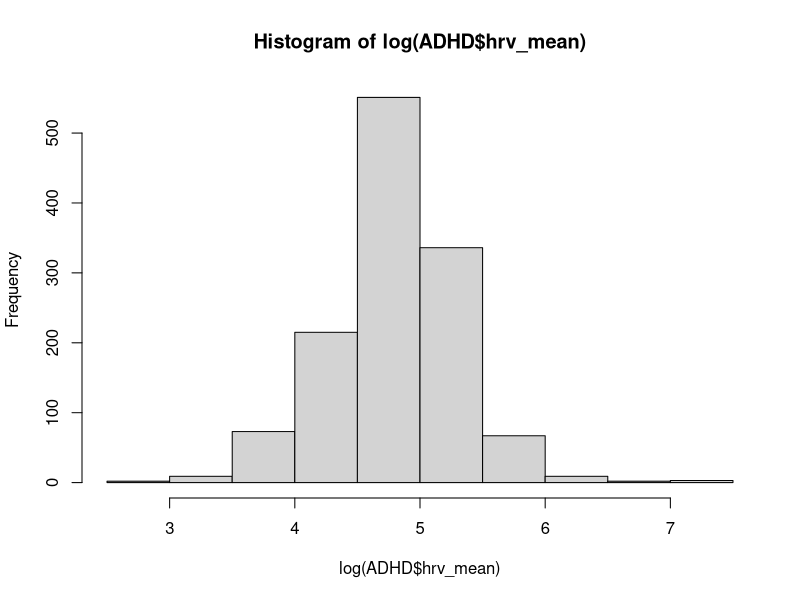
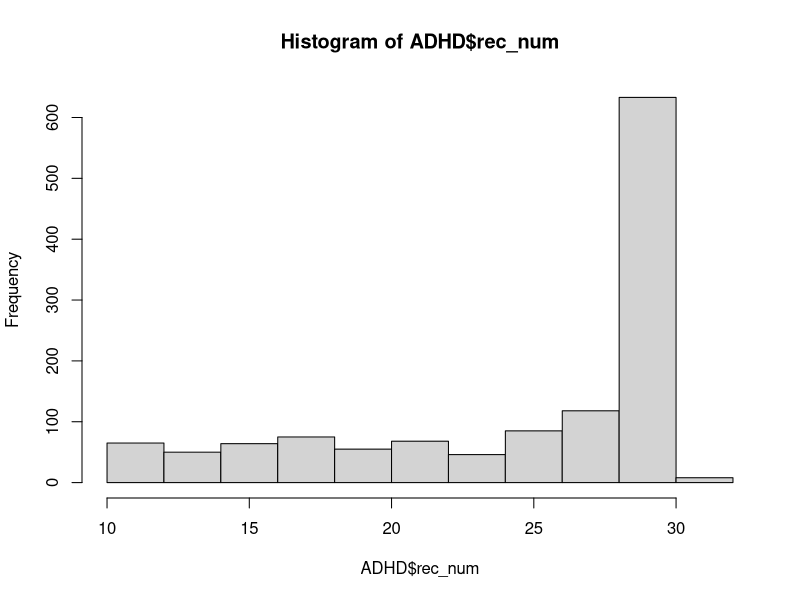
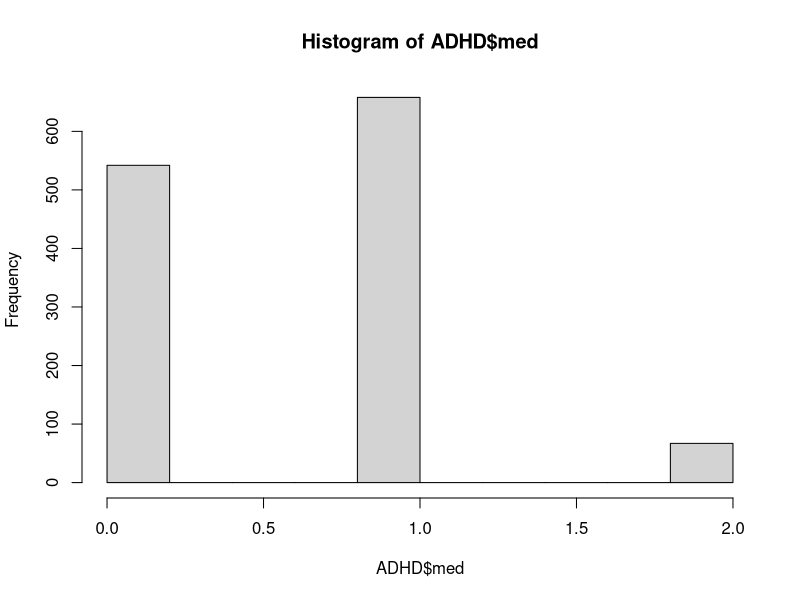

Generate these figures, in order, with R: (Note: this script raises an error after producing the figures.)
# Load necessary libraries
library(plm)
library(ggplot2)
library(lmtest)
########################
###### Panel Data ######
########################
ADHD = read.csv("lab_treatment_data_30.csv")
hist(log(ADHD$hrv_mean))
hist(ADHD$rec_num)
hist(ADHD$med)
hist(ADHD$user)
hist(ADHD$rec_num)

ADHD <- subset(ADHD, rec_num %in% c(30,31,32)) # 481 records
ADHD <- subset(ADHD, med %in% c(0,1)) # 481 records

ADHD$hrv_mean <- log(ADHD$hrv_mean)

ADHD <- subset(ADHD, rec_num %in% c(26,27,28,29, 30,31,32)) # 811 records

num_rows <- nrow(ADHD)

# Print the result
print(num_rows)




numeric_cols = sapply(ADHD,is.numeric)
cor_ADHD = cor(ADHD[,unlist(numeric_cols)] ,method = "pearson")
corrplot(cor_ADHD, method = "number", type = "upper" )

# Removing High correlated independent variables 
ADHD <- ADHD %>%
  mutate(acc_std = (x_std + y_std + z_std) / 3)

ADHD <- ADHD %>%
  mutate(gyro_std = (gx_std + gy_std + gz_std) / 3)

ADHD = ADHD[!names(ADHD) %in% c("gx_std", "gy_std", "gz_std","x_std", "y_std", "x_mean", "y_mean")]
ADHD = ADHD[!names(ADHD) %in% c("rms", "acc_std", "gyro_std")]
ADHD = ADHD[!names(ADHD) %in% c("acc_std", "x_std", "y_std")]
ADHD = ADHD[!names(ADHD) %in% c("g_rms", "rms")]
#ADHD = ADHD[!names(ADHD) %in% c("g_rms", "rms", "acc_std")]
ADHD = ADHD[!names(ADHD) %in% c("time_bin_start", "hrv_std")]
ADHD = ADHD[!names(ADHD) %in% c("gyro_std")]
table(index(ADHD), useNA = "ifany")


panel_data = pdata.frame(ADHD, index = c("user", "med"))

fixed_effects_model <- plm(hrv_mean ~ x_mean + y_mean + z_mean + gx_mean + gy_mean + gz_mean + gx_zcr + gy_zcr + gz_zcr + g_rms, data = panel_data, model = "within")
transformed_parameters <- c(
  "x_mean",
  "y_mean",
  "z_mean",
  "gx_mean",
  "gy_mean",
  "gz_mean",
  "gx_zcr",
  "gy_zcr",
  "gz_zcr",
  "g_rms",
  
  "I(x_mean^2)",
  "I(y_mean^2)",
  "I(z_mean^2)",
  "I(gx_mean^2)",
  "I(gy_mean^2)",
  "I(gz_mean^2)",
  "I(gx_zcr^2)",
  "I(gy_zcr^2)",
  "I(gz_zcr^2)",
  "I(g_rms^2)",
  
  "I(log(x_mean + 1e-6))",
  "I(log(y_mean + 1e-6))",
  "I(log(z_mean + 1e-6))",
  "I(log(gx_mean + 1e-6))",
  "I(log(gy_mean + 1e-6))",
  "I(log(gz_mean + 1e-6))",
  "I(log(gx_zcr + 1e-6))",
  "I(log(gy_zcr + 1e-6))",
  "I(log(gz_zcr + 1e-6))",
  "I(log(g_rms + 1e-6))",
  
  "I(sqrt(abs(x_mean)))",
  "I(sqrt(abs(y_mean)))",
  "I(sqrt(abs(z_mean)))",
  "I(sqrt(abs(gx_mean)))",
  "I(sqrt(abs(gy_mean)))",
  "I(sqrt(abs(gz_mean)))",
  "I(sqrt(abs(gx_zcr)))",
  "I(sqrt(abs(gy_zcr)))",
  "I(sqrt(abs(gz_zcr)))",
  "I(sqrt(abs(g_rms)))",
  
  "I(1 / (x_mean + 1e-6))",
  "I(1 / (y_mean + 1e-6))",
  "I(1 / (z_mean + 1e-6))",
  "I(1 / (gx_mean + 1e-6))",
  "I(1 / (gy_mean + 1e-6))",
  "I(1 / (gz_mean + 1e-6))",
  "I(1 / (gx_zcr + 1e-6))",
  "I(1 / (gy_zcr + 1e-6))",
  "I(1 / (gz_zcr + 1e-6))",
  "I(1 / (g_rms + 1e-6))",
  
  "gyro_std",
  "acc_std",
  "gx_std",
  "gy_std",
  "gz_std",
  "x_std",
  "y_std",
  "z_std",
  
  "I(gyro_std^2)",
  "I(acc_std^2)",
  "I(gx_std^2)",
  "I(gy_std^2)",
  "I(gz_std^2)",
  "I(x_std^2)",
  "I(y_std^2)",
  "I(z_std^2)",
  
  "I(log(gyro_std + 1e-6))",
  "I(log(acc_std + 1e-6))",
  "I(log(gx_std + 1e-6))",
  "I(log(gy_std + 1e-6))",
  "I(log(gz_std + 1e-6))",
  "I(log(x_std + 1e-6))",
  "I(log(y_std + 1e-6))",
  "I(log(z_std + 1e-6))",
  
  "I(sqrt(abs(gyro_std)))",
  "I(sqrt(abs(acc_std)))",
  "I(sqrt(abs(gx_std)))",
  "I(sqrt(abs(gy_std)))",
  "I(sqrt(abs(gz_std)))",
  "I(sqrt(abs(x_std)))",
  "I(sqrt(abs(y_std)))",
  "I(sqrt(abs(z_std)))",
  
  "I(1 / (gyro_std + 1e-6))",
  "I(1 / (acc_std + 1e-6))",
  "I(1 / (gx_std + 1e-6))",
  "I(1 / (gy_std + 1e-6))",
  "I(1 / (gz_std + 1e-6))",
  "I(1 / (x_std + 1e-6))",
  "I(1 / (y_std + 1e-6))",
  "I(1 / (z_std + 1e-6))"
)


# Loop through each transformed parameter and fit the fixed effects model
results <- vector("list", length(transformed_parameters))

# Loop through each transformed parameter and fit the fixed effects model
for (i in seq_along(transformed_parameters)) {
  param <- transformed_parameters[i]
  formula <- as.formula(paste("hrv_mean ~", param))
  fd_model <- plm(formula, data = panel_data, model = "fd")
  
  # Store results
  results[[i]] <- list(param = param, p_value = summary(fd_model)$coefficients[, "Pr(>|t|)"][2])
}

# Extract p-values from results
p_values <- sapply(results, function(x) x$p_value)

# Find the indices of the top 5 models based on p-values
top_5_indices <- order(p_values)[1:80]

# Print the top 5 results
for (i in top_5_indices) {
  result <- results[[i]]
  cat("Parameter:", result$param, "\n")
  cat("P-value:", result$p_value, "\n\n")
}




# Define your terms
terms <- c(
  "I(log(gz_mean + 1e-6))",
  "z_mean",
  "I(sqrt(abs(gx_mean)))",
  "I(log(gz_zcr + 1e-6))",
  "I(1 / (gy_mean + 1e-6))",
  "I(sqrt(abs(acc_std)))",
  "rec_num"
)

# Function to get combinations of a specified size
fit_plm <- function(formula, data) {
  plm(formula, data = data, model = "fd")
}

# Get all combinations from size 2 and above
all_combinations <- lapply(2:length(terms), function(size) combn(terms, size, simplify = FALSE))

best_mse <- Inf
# Fit models for each combination
for (comb_list in all_combinations) {
  for (comb in comb_list) {
    formula_str <- paste("hrv_mean ~", paste(comb, collapse = " + "))
    formula <- as.formula(formula_str)
    result <- plm(formula, data = panel_data, model = "fd")
    aa <- summary(result)$coefficients[-1, "Pr(>|t|)"]
    p_values <- as.numeric(sub(".*\\s+", "", aa))
    significance_level <- 0.05
    
    # Check if all p-values are less than the significance level
    all_significant <- all(p_values < significance_level)
    
    # Print or store results as needed
    mse <- mean(resid(result)^2)
    if (mse < best_mse && all_significant) {
      best_model <- result
      best_summary <- summary(result)
      best_mse <- mse
    }
  }
}



fd_model <- plm(hrv_mean~ I(log(gz_zcr + 1e-6)) +I(1 / (gy_mean + 1e-6))+I(sqrt(abs(gyro_std)))  +I(sqrt(abs(z_std))), data = panel_data, model = "fd")
summary(fd_model)
mse <- mean(resid(fd_model)^2)


base_formula <- formula()

for (param in transformed_parameters) {
  formula_str <- paste("hrv_mean ~ rec_num + I(1 / (gy_mean + 1e-6)) + I(sqrt(abs(acc_std)))", "+", param)
  formula <- as.formula(formula_str)
  model_result <- plm(formula, data = panel_data, model = "fd")
  mse <- mean(resid(result)^2)
  aa <- summary(model_result)$coefficients[-1, "Pr(>|t|)"]
  p_values <- as.numeric(sub(".*\\s+", "", aa))
  significance_level <- 0.05
  
  # Check if all p-values are less than the significance level
  all_significant <- all(p_values < significance_level)
  
  if (all_significant) {
    best_model <- model_result
    best_summary <- summary(model_result)
    best_mse <-  mean(resid(model_result)^2)}
}

best_mse <- Inf
for (param in transformed_parameters) {
  formula_str <- paste("hrv_mean ~ rec_num + I(1 / (gy_mean + 1e-6)) + I(sqrt(abs(acc_std)))", "+", param)
  formula <- as.formula(formula_str)
  model_result <- plm(formula, data = ADHD,index = c("user", "med"), 
                      model = "random")
  mse <- mean(resid(model_result)^2)
  # Check if all p-values are less than the significance level
  all_significant <- all(p_values < significance_level)
  
  if (mse < best_mse) {
    best_model <- model_result
    best_summary <- summary(model_result)
    best_mse <-  mean(resid(model_result)^2)}
}

aa <- summary(fd_model)$coefficients[-1, "Pr(>|t|)"]
p_values <- as.numeric(sub(".*\\s+", "", aa))

# Set the significance level
significance_level <- 0.05

# Check if all p-values are less than the significance level
all_significant <- all(p_values < significance_level)
#####################################
# Estimate a first Difference model #
#####################################

fd_model = plm(hrv_mean ~  I(1/(gy_mean + 1e-06)) + I(sqrt(abs(acc_std))) + rec_num, data = panel_data, model = "fd")
summary(fd_model)


re_model <- plm(hrv_mean ~ I(1/(gy_mean + 1e-06)) + I(sqrt(abs(acc_std))) + rec_num, 
                data = ADHD, 
                index = c("user", "med"), 
                model = "random")

# Summary of the model
summary(re_model)

## filter by 30-32

fd_model = plm(hrv_mean ~  I(x_std^2)  + rec_num +I(log(gy_std + 1e-6)) , data = panel_data, model = "fd")
summary(fd_model)


re_model <- plm(hrv_mean ~  I(x_std^2) +I(log(gy_std + 1e-6))+ I(log(z_mean + 1e-06)), 
                data = ADHD, 
                index = c("user", "med"), 
                model = "random")

# Summary of the model
summary(re_model)


# when filter from 26-32
re_model <- plm(hrv_mean ~  I(sqrt(abs(acc_std))) +rec_num+ gx_std, 
                data = ADHD, 
                index = c("user", "med"), 
                model = "random")

# Summary of the model
summary(re_model)



cat("Coefficients:\n")
print(coef(re_model))

# Conduct Hausman Test to compare with fixed effects model
hausman_test <- phtest(re_model, plm(hrv_mean ~  I(sqrt(abs(acc_std))) +rec_num+ gx_std, 
                                     data = ADHD, 
                                     index = c("user", "med"), 
                                     model = "within"))
print(hausman_test)


residuals <- resid(re_model)
plot(ADHD$med, residuals, main = "Scatter Plot of Residuals from Random Effects Model",
     xlab = "Year", ylab = "Residuals", pch = 20, col = "blue")
abline(h = 0, col = "red")






#FE for 30-32
formula <- hrv_mean ~ I(gy_std^2) + I(log(gx_mean + 1e-06)) + med

# Estimate the fixed effects model

fixed_effects_model <- plm(formula, data = ADHD, index = c("user", "med"), model = "within")
# Summary of the fixed effects model to view coefficients and statistical significance

summary(fixed_effects_model)

# Statistical Test for Fixed Effects
# Conduct the Hausman test
# First, estimate the random effects model for comparison

random_effects_model <- plm(hrv_mean ~ I(gy_std^2) + I(log(gx_mean + 1e-06)), data = ADHD, index = c("user", "med"), model = "random")

# Perform the Hausman test to compare fixed and random effects models

hausman_test <- phtest(fixed_effects_model, random_effects_model)

# Display the results of the Hausman test

hausman_test

fixed_effects <- fixef(fixed_effects_model)

# Convert the fixed effects to a data frame for plotting

fixed_effects_df <- data.frame(State = names(fixed_effects), Effect = as.numeric(fixed_effects))

# Plot the fixed effects by state to visualize the individual-specific effects

ggplot(fixed_effects_df, aes(x = reorder(State, Effect), y = Effect)) +
  geom_point() +
  coord_flip() +
  theme_minimal() +
  labs(title = "Fixed Effects by State", x = "State", y = "Fixed Effect")


residuals <- resid(fixed_effects_model)
residuals_df <- data.frame(Residuals = residuals)
ggplot(residuals_df, aes(x = Residuals)) +
  geom_histogram(binwidth = 0.1, fill = "blue", color = "black") +
  theme_minimal() +
  labs(title = "Histogram of Residuals", x = "Residuals", y = "Frequency")

for (i in seq_along(transformed_parameters)) {
  param <- transformed_parameters[i]
  formula <- as.formula(paste("hrv_mean ~ med +", param))
  fd_model <- plm(formula, data = ADHD, index = c("user", "med"), model = "within")
  
  # Store results
  results[[i]] <- list(param = param, p_value = summary(fd_model)$coefficients[, "Pr(>|t|)"][2])
}

# Extract p-values from results
p_values <- sapply(results, function(x) x$p_value)

# Find the indices of the top 5 models based on p-values
top_5_indices <- order(p_values)[1:80]

# Print the top 5 results
for (i in top_5_indices) {
  result <- results[[i]]
  cat("Parameter:", result$param, "\n")
  cat("P-value:", result$p_value, "\n\n")
}


best_mse <- Inf
for (param in transformed_parameters) {
  formula_str <- paste("hrv_mean ~ med + I(sqrt(abs(acc_std))) + rec_num + x_mean + I(y_mean^2) + I(log(z_mean + 1e-06)) + I(sqrt(abs(x_mean))) + z_mean+ I(1/(z_mean + 1e-06))", "+", param)
  formula <- as.formula(formula_str)
  model_result <- plm(formula, data = ADHD,index = c("user", "med"), 
                      model = "within")
  mse <- mean(resid(model_result)^2)
  aa <- summary(model_result)$coefficients[, "Pr(>|t|)"]
  p_values <- as.numeric(sub(".*\\s+", "", aa))
  
  # Set the significance level
  significance_level <- 0.05
  # Check if all p-values are less than the significance level
  all_significant <- all(p_values < significance_level)
  
  if (mse < best_mse && all_significant) {
    best_model <- model_result
    best_summary <- summary(model_result)
    best_mse <-  mean(resid(model_result)^2)}
}


#FE for 25-32
formula <- hrv_mean ~ med + I(sqrt(abs(acc_std))) + rec_num + x_mean + I(y_mean^2)

# Estimate the fixed effects model

fixed_effects_model <- plm(formula, data = ADHD, index = c("user", "med"), model = "within")
# Summary of the fixed effects model to view coefficients and statistical significance

summary(fixed_effects_model)

# Statistical Test for Fixed Effects
# Conduct the Hausman test
# First, estimate the random effects model for comparison

random_effects_model <- plm(hrv_mean ~ I(sqrt(abs(acc_std))) + rec_num + x_mean + I(y_mean^2), data = ADHD, index = c("user", "med"), model = "random")
summary(random_effects_model)

# Perform the Hausman test to compare fixed and random effects models

hausman_test <- phtest(fixed_effects_model, random_effects_model)

# Display the results of the Hausman test

hausman_test


formula <- hrv_mean ~ med + I(sqrt(abs(acc_std))) + rec_num + x_mean + I(y_mean^2) + I(log(z_mean + 1e-06)) + I(sqrt(abs(x_mean))) + z_mean+ I(1/(z_mean + 1e-06))

# Estimate the fixed effects model

fixed_effects_model <- plm(formula, data = ADHD, index = c("user", "med"), model = "within")

fixed_effects <- fixef(fixed_effects_model)

# Convert the fixed effects to a data frame for plotting

fixed_effects_df <- data.frame(State = names(fixed_effects), Effect = as.numeric(fixed_effects))

# Plot the fixed effects by state to visualize the individual-specific effects

ggplot(fixed_effects_df, aes(x = reorder(State, Effect), y = Effect)) +
  geom_point() +
  coord_flip() +
  theme_minimal() +
  labs(title = "Fixed Effects by State", x = "State", y = "Fixed Effect")


residuals <- resid(fixed_effects_model)
residuals_df <- data.frame(Residuals = residuals)
ggplot(residuals_df, aes(x = Residuals)) +
  geom_histogram(binwidth = 0.1, fill = "blue", color = "black") +
  theme_minimal() +
  labs(title = "Histogram of Residuals", x = "Residuals", y = "Frequency")
